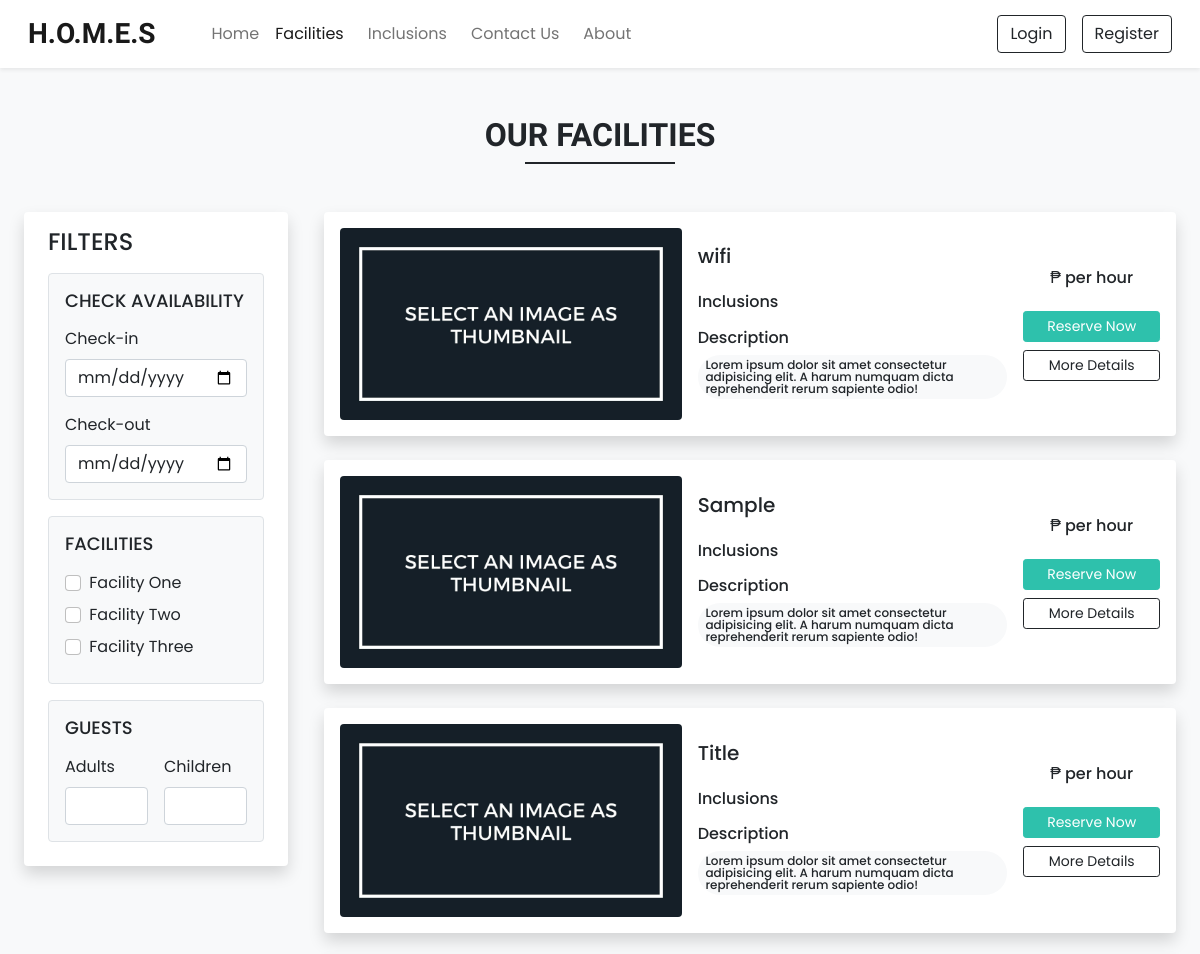
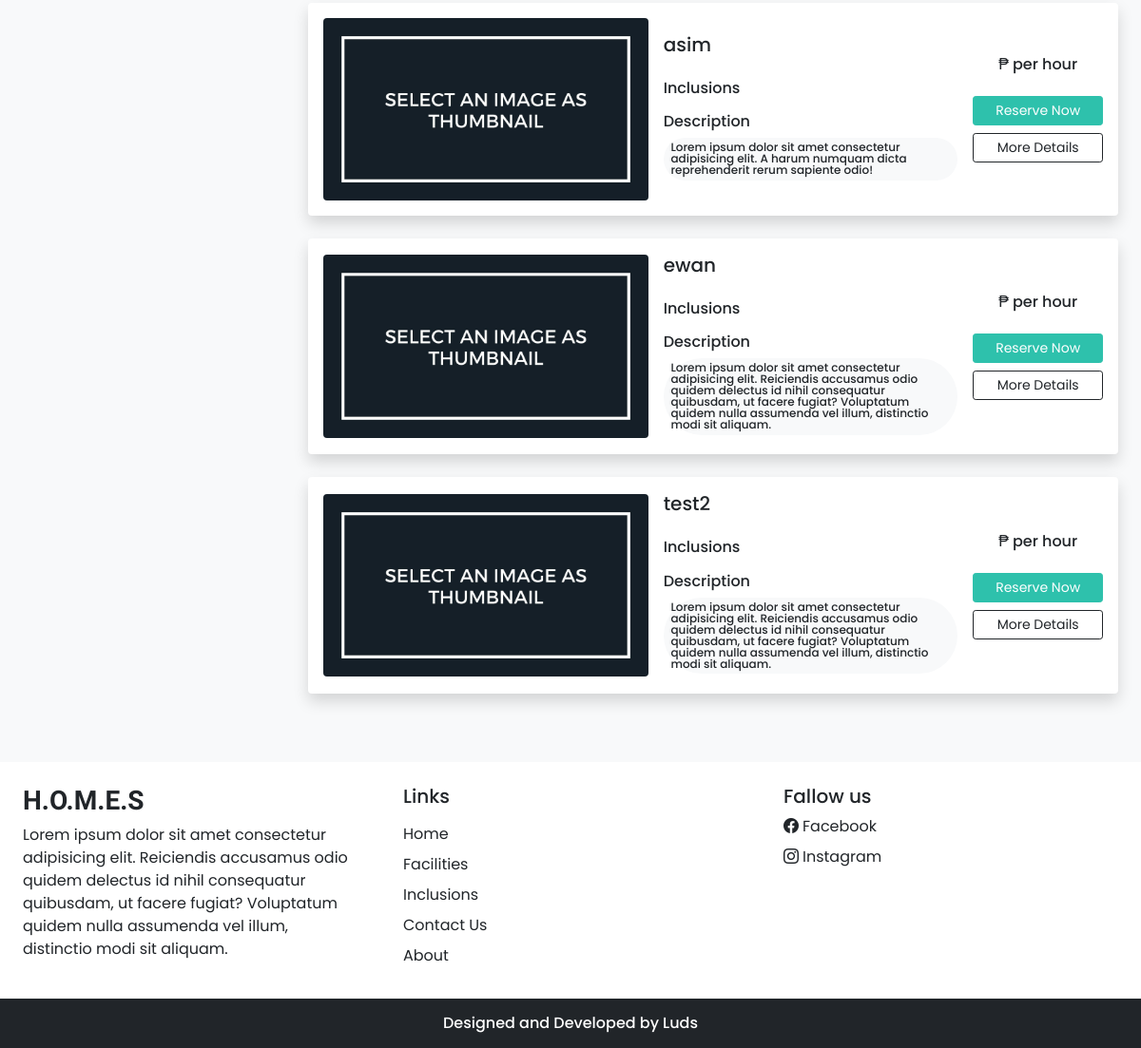
/facilities.php, run on an earlier commit of the app's database (2 pictures, top to bottom).
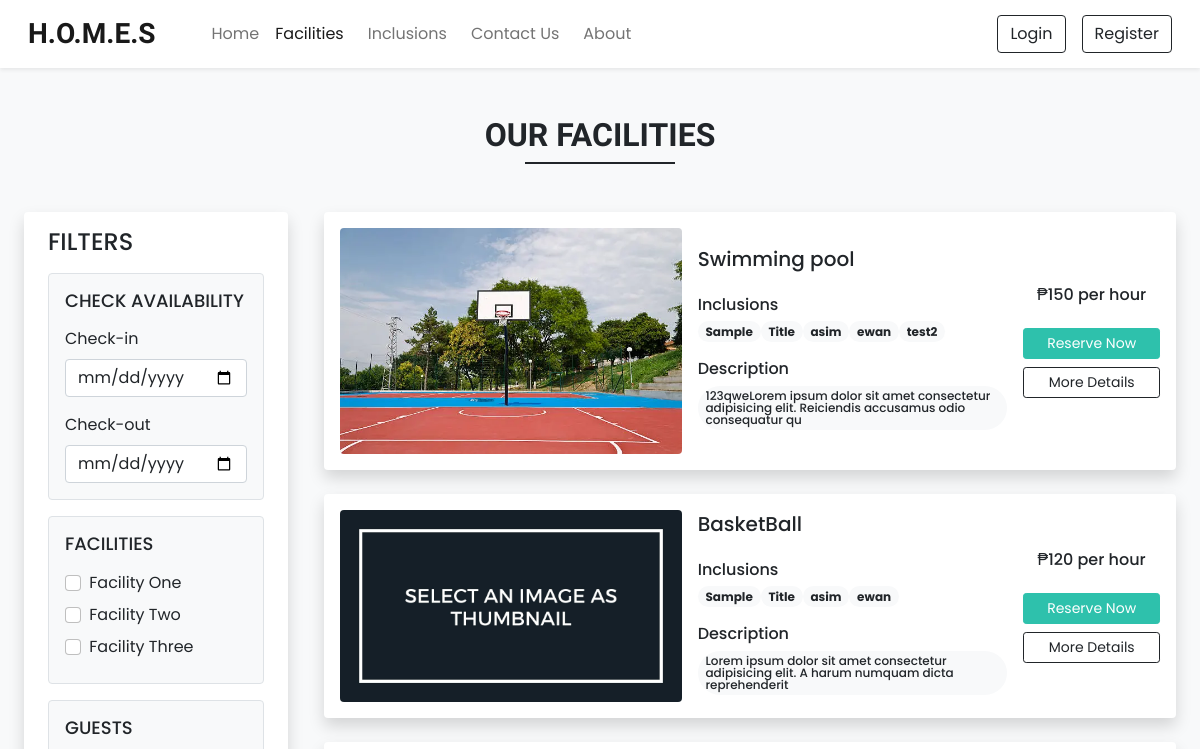
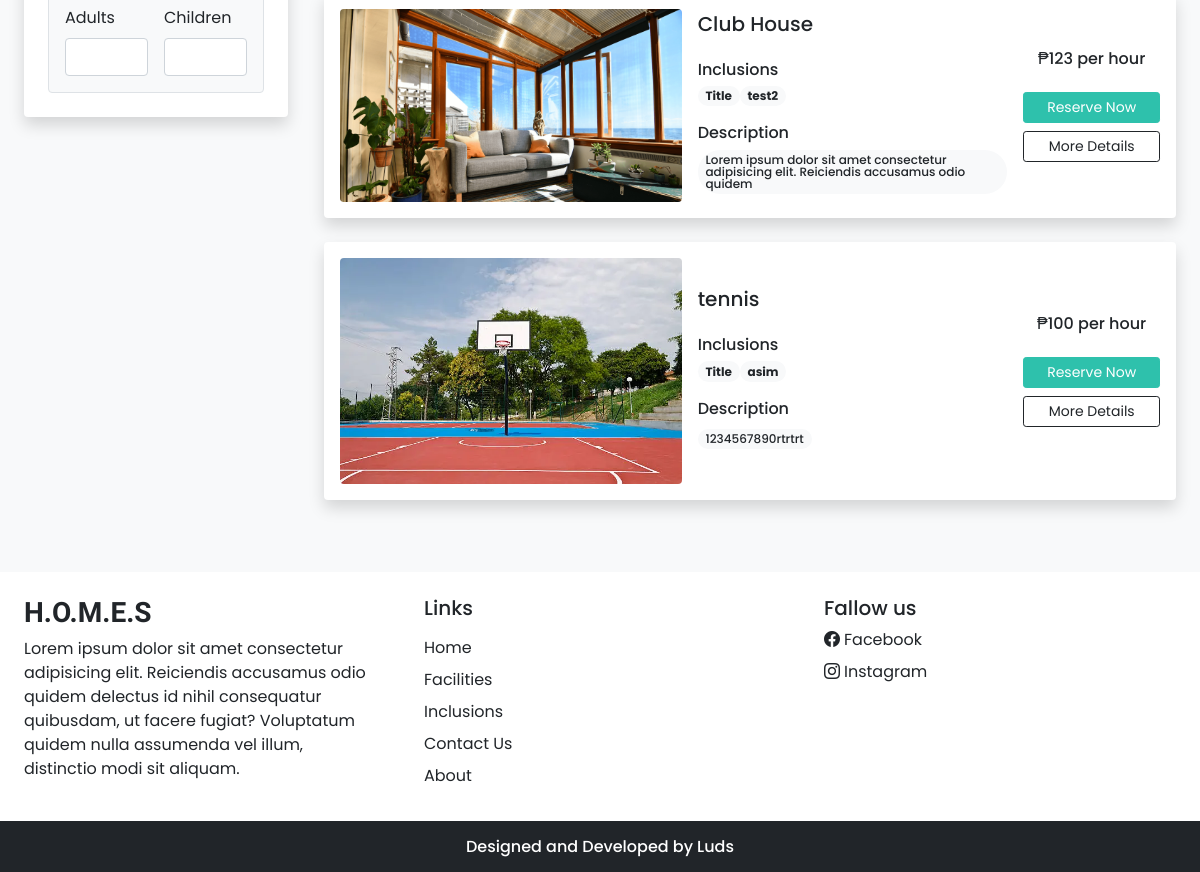
And on a later commit of the database (2 pictures, top to bottom).
### tables this page shows
CREATE TABLE `settings` (
  `sr_no` int(11) NOT NULL,
  `site_title` varchar(50) NOT NULL,
  `site_about` varchar(250) NOT NULL,
  `shutdown` tinyint(1) NOT NULL
);

CREATE TABLE `facilities` (
  `id` int(11) NOT NULL,
  `name` varchar(150) NOT NULL,
  `area` int(11) NOT NULL,
  `price` int(11) NOT NULL,
  `quantity` int(11) NOT NULL,
  `description` varchar(350) NOT NULL,
  `status` tinyint(4) NOT NULL DEFAULT 1,
  `removed` int(11) NOT NULL DEFAULT 0
);

CREATE TABLE `facility_images` (
  `sr_no` int(11) NOT NULL,
  `facility_id` int(11) NOT NULL,
  `image` varchar(150) NOT NULL,
  `thumb` tinyint(4) NOT NULL DEFAULT 0
);

CREATE TABLE `inclusions` (
  `id` int(11) NOT NULL,
  `icon` varchar(100) NOT NULL,
  `name` varchar(50) NOT NULL,
  `description` varchar(250) NOT NULL
);

### admin/inc/db_config.php (called while the page is built, shortened)
<?php
    function select($sql, $values, $datatypes)
    {
        $con = $GLOBALS['con'];
        if($stmt = mysqli_prepare($con, $sql))
        {
            mysqli_stmt_bind_param($stmt, $datatypes,...$values);
            if(mysqli_stmt_execute($stmt)){
                $res = mysqli_stmt_get_result($stmt);
                return $res;
            }
            else{
                mysqli_stmt_close($stmt);
                die("Query cannot be executed - Select");
            }
        }
        else{
            die("Query cannot be prepared - Select");
        }
    }
?>

### facilities.php (the view, shortened to what this page needs)
<!DOCTYPE html>
<html lang="en">
<head>
  <?php require('inc/links.php'); ?>
</head>
<body class="bg-light">
  <?php require('inc/header.php'); ?>
  <div class="my-5 px-4">
    <h2 class="fw-bold h-font text-center">OUR FACILITIES</h2>
    <div class="h-line bg-dark"></div>
  </div>
  <div class="container-fluid">
    <div class="row">
      <div class="col-lg-3 col-md-12 mb-lg-0 mb-4 ps-4">
        <nav class="navbar navbar-expand-lg navbar-light bg-white rounded shadow">
          <div class="container-fluid flex-lg-column align-items-stretch">
            <h4 class="mt-2">FILTERS</h4>
            <div class="collapse navbar-collapse flex-column align-items-stretch mt-2" id="filterDropdown">
              <div class="border bg-light p-3 rounded mb-3">
                <h5 class="mb-3" style="font-size: 18px;">CHECK AVAILABILITY</h5>
                <label class="form-label">Check-in</label>
                <input type="date" class="form-control shadow-none mb-3" />
                <label class="form-label">Check-out</label>
                <input type="date" class="form-control shadow-none" />
              </div>
              <div class="border bg-light p-3 rounded mb-3">
                <h5 class="mb-3" style="font-size: 18px;">FACILITIES</h5>
                <div class="mb-2">
                  <input type="checkbox" id="f1" class="form-check-input shadow-none me-1" />
                  <label class="form-check-label" for="f1">Facility One</label>
                </div>
                <div class="mb-2">
                  <input type="checkbox" id="f2" class="form-check-input shadow-none me-1" />
                  <label class="form-check-label" for="f2">Facility Two</label>
                </div>
                <div class="mb-2">
                  <input type="checkbox" id="f3" class="form-check-input shadow-none me-1" />
                  <label class="form-check-label" for="f3">Facility Three</label>
                </div>
              </div>
              <div class="border bg-light p-3 rounded mb-3">
                <h5 class="mb-3" style="font-size: 18px;">GUESTS</h5>
                <div class="d-flex">
                  <div class="me-3">
                    <label class="form-label">Adults</label>
                    <input type="number" class="form-control shadow-none">
                  </div>
                  <div>
                    <label class="form-label">Children</label>
                    <input type="number" class="form-control shadow-none">
                  </div>
                </div>
              </div>
            </div>
        </nav>
      </div>
      <div class="col-lg-9 col-md-12 px-4">
        <?php
          $facility_res = select("SELECT * FROM `facilities` WHERE `status`=? AND `removed`=?", [1, 0], 'ii');
          while($facility_data = mysqli_fetch_assoc($facility_res))
          {
            $fac_q = mysqli_query($con, "SELECT inclusion.name FROM `inclusions` inclusion
            INNER JOIN `facilities_inclusions` r_inclusion ON inclusion.id = r_inclusion.inclusions_id
            WHERE r_inclusion.facility_id = $facility_data[id]");
            $facilities_data = "";
            while($fac_row = mysqli_fetch_assoc($fac_q)){
              $facilities_data .= "<span class='badge rounded-pill bg-light text-dark text-wrap'>
                $fac_row[name]
              </span>";
            }
            $facilities_thumbnail = FACILITIES_IMG_PATH.'thumbnail.jpg';
            $facilities_q = mysqli_query($con, "SELECT * FROM `facility_images`
            WHERE `facility_id` = '$facility_data[id]'
            AND `thumb` = '1'");
            if(mysqli_num_rows($facilities_q) > 0){
              $facilities_row = mysqli_fetch_assoc($facilities_q);
              $facilities_thumbnail = FACILITIES_IMG_PATH.$facilities_row['image'];
            }
            $reserve_btn = "";
            if(!$general_r['shutdown']){
              $login = 0;
              $reserve_btn = "<button onclick='checkLoginToReserve($login, $facility_data[id])' class='btn w-100 btn-sm text-white custom-bg shadow-none mb-2'>Reserve Now</button>";
            }
            echo <<< data
              <div class="card mb-4 border-0 shadow">
                <div class="row g-0 p-3 align-items-center">
                  <div class="col-md-5 mb-lg-0 mb-md-0 mb-3">
                    <img src="$facilities_thumbnail" alt="Thumbnail" class="img-fluid rounded" >
                  </div>
                  <div class="col-md-5 px-lg-3 px-md-3 px-0">
                    <h5 class="mb-4">$facility_data[name]</h5>
                    <div class="facilities mb-3">
                      <h6 class="mb-1">Inclusions</h6>
                      $facilities_data
                    </div>
                    <div class="desc ">
                      <div class="mb-1">
                        <h6>Description</h6>
                        <span class='badge rounded-pill bg-light text-dark text-wrap text-start' style='font-weight: 450;'>
                          $facility_data[description]
                        </span>
                      </div>
                    </div>
                  </div>
                  <div class="col-md-2 mt-lg-0 mt-md-0 mt-4 text-center">
                    <h6 class="mb-4">₱$facility_data[price] per hour</h6>
                    $reserve_btn
                    <a href="facilities_detail.php?id=$facility_data[id]" class="btn w-100 btn-sm btn-outline-dark shadow-none">More Details</a>
                  </div>
                </div>
              </div>
            data;
          }
        ?>
      </div>
    </div>
  </div>
  <?php require('inc/footer.php'); ?>
</body>
</html>

### inc/links.php (shortened to what this page needs)
<link href="https://cdn.jsdelivr.net/npm/bootstrap@5.0.2/dist/css/bootstrap.min.css" rel="stylesheet" />
<link rel="stylesheet" href="https://cdn.jsdelivr.net/npm/bootstrap-icons@1.11.3/font/bootstrap-icons.min.css" />
<link rel="stylesheet" href="css/common.css">
<?php
  require('admin/inc/db_config.php');
  $values = [1];
  $general_q = "SELECT * FROM `settings` WHERE `sr_no`=?";
  $general_r =mysqli_fetch_assoc(select($general_q, $values, 'i'));
  $contact_q = "SELECT * FROM `contact_details` WHERE `sr_no`=?";
  $contact_r =mysqli_fetch_assoc(select($contact_q, $values, 'i'));
?>

### inc/header.php (shortened to what this page needs)
<nav id="nav-bar" class="navbar navbar-expand-lg navbar-light bg-white px-lg-3 py-lg-2 shadow-sm sticky-top">
    <div class="container-fluid">
        <a class="navbar-brand me-5 fw-bold fs-3 h-font" href="index.php"><?= $general_r['site_title'] ?></a>
        <div class="collapse navbar-collapse" id="navbarSupportedContent">
            <ul class="navbar-nav me-auto mb-2 mb-lg-0">
                <li class="nav-item">
                    <a class="nav-link" href="index.php">Home</a>
                </li>
                <li class="nav-item">
                    <a class="nav-link me-2" href="facilities.php">Facilities</a>
                </li>
                <li class="nav-item">
                    <a class="nav-link me-2" href="inclusions.php">Inclusions</a>
                </li>
                <li class="nav-item">
                    <a class="nav-link me-2" href="contact.php">Contact Us</a>
                </li>
                <li class="nav-item">
                    <a class="nav-link" href="about.php">About</a>
                </li>
            </ul>
            <div class="d-flex">
                <?php
                    if(isset($_SESSION['login']) && $_SESSION['login'] == true)
                    {
                        $path = USERS_IMG_PATH;
                        echo <<< data
                            <div class="btn-group">
                                <button type="button" class="btn btn-outline-dark shadow-none dropdown-toggle" data-bs-toggle="dropdown" data-bs-display="static" aria-expanded="false">
                                    <img src="$path$_SESSION[uPic]" style="width: 25px; height: 25px;" class="me-1">
                                    $_SESSION[uName]
                                </button>
                                <ul class="dropdown-menu dropdown-menu-lg-end">
                                    <li><a class="dropdown-item" href="profile.php">Profile</a></li>
                                    <li><a class="dropdown-item" href="booking.php">Booking</a></li>
                                    <li><a class="dropdown-item" href="logout.php">Logout</a></li>
                                </ul>
                            </div>
                        data;
                    }
                    else{
                        echo <<< data
                            <button type="button" class="btn btn-outline-dark shadow-none me-lg-3 me-2" data-bs-toggle="modal" data-bs-target="#loginModal">
                                Login
                            </button>
                            <button type="button" class="btn btn-outline-dark shadow-none" data-bs-toggle="modal" data-bs-target="#registerModal">
                                Register
                            </button>
                        data;
                    }
                ?>
            </div>
        </div>
    </div>
</nav>

### inc/footer.php (shortened to what this page needs)
<div class="container-fluid bg-white mt-5">
    <div class="row">
        <div class="col-lg-4 p-4">
            <h3 class="h-font fw-bold fs-3 mb-2"><?= $general_r['site_title']?></h3>
            <p><?= $general_r['site_about'] ?></p>
        </div>
        <div class="col-lg-4 p-4">
            <h5 class="mb-3">Links</h5>
            <a href="index.php" class="d-inline-block mb-2 text-dark text-decoration-none">Home</a> <br>
            <a href="facilities.php" class="d-inline-block mb-2 text-dark text-decoration-none">Facilities</a> <br>
            <a href="inclusions.php" class="d-inline-block mb-2 text-dark text-decoration-none">Inclusions</a> <br>
            <a href="contact.php" class="d-inline-block mb-2 text-dark text-decoration-none">Contact Us</a> <br>
            <a href="about.php" class="d-inline-block mb-2 text-dark text-decoration-none">About</a>
        </div>
        <div class="col-lg-4 p-4">
            <h5 class="">Fallow us</h5>
            <a href="<?= $contact_r['fb'] ?>" target="_blank" class="d-inline-block mb-2 text-dark text-decoration-none mb-2">
                <i class="bi bi-facebook me-1"></i>Facebook
            </a>
            <br>
            <a href="<?= $contact_r['insta'] ?>" target="_blank" class="d-inline-block mb-2 text-dark text-decoration-none">
                <i class="bi bi-instagram me-1"></i>Instagram
            </a>
        </div>
    </div>
</div>
<h6 class="text-center bg-dark text-white p-3 m-0">Designed and Developed by Luds</h6>

### css/common.css (style rules this page uses)
:root { --teal: #2ec1ac; --teal_hover: #279e8c; }
* { font-family: "Poppins", sans-serif; }
.h-font { font-family: "Merienda", cursive; }
.custom-bg { background-color: var(--teal); border: 1px solid var(--teal); }
.h-line { width: 150px; margin: 0 auto; height: 1.7px; }

What changed in the data, as far as the page shows it:
no longer on this page (row edited): facilities: name "wifi", description "Lorem ipsum dolor sit amet consectetur adipisicing elit. A harum numquam dicta reprehenderit rerum sapiente odio!"
no longer on this page (row edited): facilities: name "Sample", description "Lorem ipsum dolor sit amet consectetur adipisicing elit. A harum numquam dicta reprehenderit rerum sapiente odio!"
no longer on this page (row edited): facilities: name "Title", description "Lorem ipsum dolor sit amet consectetur adipisicing elit. A harum numquam dicta reprehenderit rerum sapiente odio!"
removed facilities: name "asim", description "Lorem ipsum dolor sit amet consectetur adipisicing elit. A harum numquam dicta reprehenderit rerum sapiente odio!"
removed facilities: name "ewan", description "Lorem ipsum dolor sit amet consectetur adipisicing elit. Reiciendis accusamus odio quidem delectus id nihil consequatur quibusdam, ut facere fugiat? Voluptatum quidem nulla assumenda vel illum, distinctio modi sit aliquam."
removed facilities: name "test2", description "Lorem ipsum dolor sit amet consectetur adipisicing elit. Reiciendis accusamus odio quidem delectus id nihil consequatur quibusdam, ut facere fugiat? Voluptatum quidem nulla assumenda vel illum, distinctio modi sit aliquam."
added facilities: facility_images.image (picture), name "Swimming pool", description "123qweLorem ipsum dolor sit amet consectetur adipisicing elit. Reiciendis accusamus odio consequatur qu", price "150"
added inclusions: name "Sample"
added inclusions: name "Title"
added inclusions: name "asim"
added inclusions: name "ewan"
added inclusions: name "test2"
added facilities: name "BasketBall", description "Lorem ipsum dolor sit amet consectetur adipisicing elit. A harum numquam dicta reprehenderit", price "120"
added facilities: facility_images.image (picture), name "Club House", description "Lorem ipsum dolor sit amet consectetur adipisicing elit. Reiciendis accusamus odio quidem", price "123"
added facilities: facility_images.image (picture), name "tennis", description "1234567890rtrtrt", price "100"
